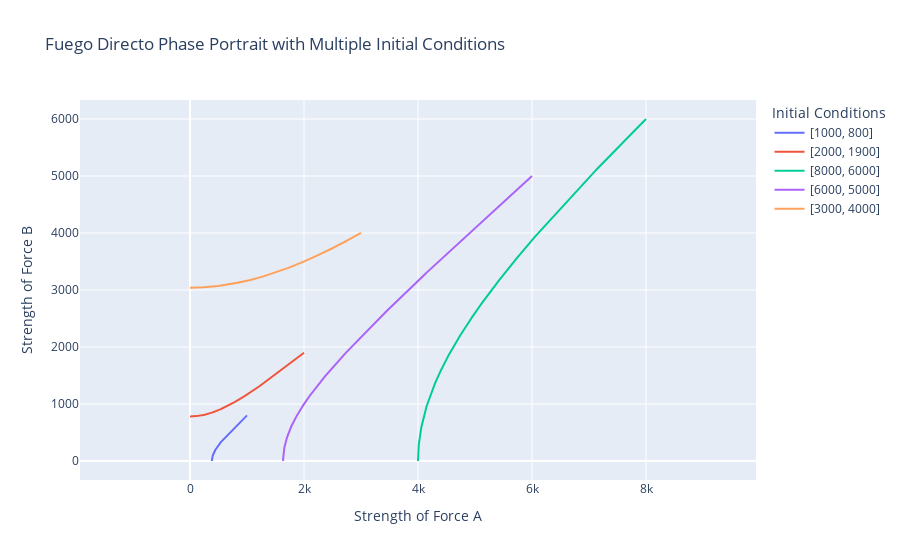

Write notebook code for a chart like this one.
### Code cell
import numpy as np
import plotly.graph_objs as go
from scipy.integrate import odeint

def plot_fuego_directo_phase_portrait(uinits, max_time=20):
    # Time values
    t_values = np.linspace(0, max_time, 1000000)

    # Create a Plotly figure
    fig = go.Figure()

    # Solve the system and add traces for each set of initial conditions
    for uinit in uinits:
        u = odeint(fuego_directo, uinit, t_values)
        a_values = u[:, 0]
        b_values = u[:, 1]
        for i in range(len(t_values)):
            if a_values[i] <= 0 or b_values[i] <= 0:
                tiempo_final = t_values[i]
                a_values = a_values[0:i + 1]
                b_values = b_values[0:i + 1]
                break
        fig.add_trace(go.Scatter(x=a_values, y=b_values, mode='lines', name=str(uinit)))

    # Update the layout to set the same scale for both axes
    fig.update_layout(
        xaxis=dict(scaleanchor="y", scaleratio=1),
        yaxis=dict(scaleanchor="x", scaleratio=1),
        xaxis_title='Strength of Force A',
        yaxis_title='Strength of Force B',
        title='Fuego Directo Phase Portrait with Multiple Initial Conditions',
        legend_title='Initial Conditions'
    )

    # Show the plot
    fig.show()

# Initial conditions
uinits = [[1000, 800], [2000, 1900], [8000, 6000],[6000,5000],[3000,4000]]

# Call the function to plot the phase portrait
plot_fuego_directo_phase_portrait(uinits)

### Figure 1 — Plotly figure (JSON) as saved in the notebook; plotly's stock layout.template omitted (floating-point values rounded to 4 significant figures; data arrays with more than 128 entries replaced by an {"elided": "..."} marker saying what was removed)
{"data": [{"mode": "lines", "name": "[1000, 800]", "type": "scatter", "x": {"elided": "4661 float values"}, "y": {"elided": "4661 float values"}}, {"mode": "lines", "name": "[2000, 1900]", "type": "scatter", "x": {"elided": "4438 float values"}, "y": {"elided": "4438 float values"}}, {"mode": "lines", "name": "[8000, 6000]", "type": "scatter", "x": {"elided": "3803 float values"}, "y": {"elided": "3803 float values"}}, {"mode": "lines", "name": "[6000, 5000]", "type": "scatter", "x": {"elided": "5704 float values"}, "y": {"elided": "5704 float values"}}, {"mode": "lines", "name": "[3000, 4000]", "type": "scatter", "x": {"elided": "2237 float values"}, "y": {"elided": "2237 float values"}}], "layout": {"legend": {"title": {"text": "Initial Conditions"}}, "title": {"text": "Fuego Directo Phase Portrait with Multiple Initial Conditions"}, "xaxis": {"scaleanchor": "y", "scaleratio": 1, "title": {"text": "Strength of Force A"}}, "yaxis": {"scaleanchor": "x", "scaleratio": 1, "title": {"text": "Strength of Force B"}}}}
